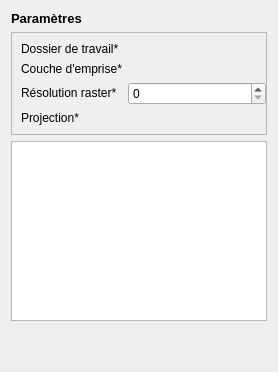
             <widget class="QWidget" name="paramsTab">
              <attribute name="title">
               <string>1 - Paramètres</string>
              </attribute>
              <layout class="QGridLayout" name="gridLayout_5">
               <item row="3" column="1">
                <spacer name="verticalSpacer">
                 <property name="orientation">
                  <enum>Qt::Vertical</enum>
                 </property>
                 <property name="sizeHint" stdset="0">
                  <size>
                   <width>20</width>
                   <height>40</height>
                  </size>
                 </property>
                </spacer>
               </item>
               <item row="0" column="0">
                <widget class="QLabel" name="paramlabel">
                 <property name="sizePolicy">
                  <sizepolicy hsizetype="Fixed" vsizetype="Fixed">
                   <horstretch>0</horstretch>
                   <verstretch>0</verstretch>
                  </sizepolicy>
                 </property>
                 <property name="font">
                  <font>
                   <pointsize>10</pointsize>
                   <weight>75</weight>
                   <bold>true</bold>
                  </font>
                 </property>
                 <property name="text">
                  <string>Paramètres</string>
                 </property>
                </widget>
               </item>
               <item row="2" column="0" colspan="2">
                <widget class="QTableView" name="paramsView">
                 <property name="enabled">
                  <bool>true</bool>
                 </property>
                 <property name="maximumSize">
                  <size>
                   <width>16777215</width>
                   <height>180</height>
                  </size>
                 </property>
                 <property name="editTriggers">
                  <set>QAbstractItemView::NoEditTriggers</set>
                 </property>
                 <property name="dragEnabled">
                  <bool>false</bool>
                 </property>
                 <property name="alternatingRowColors">
                  <bool>false</bool>
                 </property>
                 <property name="selectionBehavior">
                  <enum>QAbstractItemView::SelectItems</enum>
                 </property>
                 <property name="sortingEnabled">
                  <bool>false</bool>
                 </property>
                </widget>
               </item>
               <item row="1" column="0" colspan="2">
                <widget class="QFrame" name="frame_12">
                 <property name="sizePolicy">
                  <sizepolicy hsizetype="Expanding" vsizetype="Fixed">
                   <horstretch>0</horstretch>
                   <verstretch>0</verstretch>
                  </sizepolicy>
                 </property>
                 <property name="frameShape">
                  <enum>QFrame::StyledPanel</enum>
                 </property>
                 <property name="frameShadow">
                  <enum>QFrame::Raised</enum>
                 </property>
                 <layout class="QGridLayout" name="gridLayout">
                  <property name="rightMargin">
                   <number>0</number>
                  </property>
                  <item row="4" column="1">
                   <widget class="QgsProjectionSelectionWidget" name="paramsCrs">
                    <property name="sizePolicy">
                     <sizepolicy hsizetype="Expanding" vsizetype="Fixed">
                      <horstretch>0</horstretch>
                      <verstretch>0</verstretch>
                     </sizepolicy>
                    </property>
                   </widget>
                  </item>
                  <item row="3" column="1">
                   <widget class="QgsSpinBox" name="rasterResolution">
                    <property name="sizePolicy">
                     <sizepolicy hsizetype="Expanding" vsizetype="Fixed">
                      <horstretch>0</horstretch>
                      <verstretch>0</verstretch>
                     </sizepolicy>
                    </property>
                    <property name="maximum">
                     <number>999999</number>
                    </property>
                   </widget>
                  </item>
                  <item row="2" column="0">
                   <widget class="QLabel" name="label_45">
                    <property name="sizePolicy">
                     <sizepolicy hsizetype="Fixed" vsizetype="Fixed">
                      <horstretch>0</horstretch>
                      <verstretch>0</verstretch>
                     </sizepolicy>
                    </property>
                    <property name="text">
                     <string>Couche d'emprise*</string>
                    </property>
                   </widget>
                  </item>
                  <item row="4" column="0">
                   <widget class="QLabel" name="label_47">
                    <property name="sizePolicy">
                     <sizepolicy hsizetype="Fixed" vsizetype="Fixed">
                      <horstretch>0</horstretch>
                      <verstretch>0</verstretch>
                     </sizepolicy>
                    </property>
                    <property name="text">
                     <string>Projection*</string>
                    </property>
                   </widget>
                  </item>
                  <item row="3" column="0">
                   <widget class="QLabel" name="label_46">
                    <property name="sizePolicy">
                     <sizepolicy hsizetype="Fixed" vsizetype="Fixed">
                      <horstretch>0</horstretch>
                      <verstretch>0</verstretch>
                     </sizepolicy>
                    </property>
                    <property name="text">
                     <string>Résolution raster*</string>
                    </property>
                   </widget>
                  </item>
                  <item row="2" column="1">
                   <widget class="QgsFileWidget" name="extentLayer">
                    <property name="sizePolicy">
                     <sizepolicy hsizetype="Expanding" vsizetype="Fixed">
                      <horstretch>0</horstretch>
                      <verstretch>0</verstretch>
                     </sizepolicy>
                    </property>
                   </widget>
                  </item>
                  <item row="1" column="0">
                   <widget class="QLabel" name="label_44">
                    <property name="sizePolicy">
                     <sizepolicy hsizetype="Fixed" vsizetype="Fixed">
                      <horstretch>0</horstretch>
                      <verstretch>0</verstretch>
                     </sizepolicy>
                    </property>
                    <property name="text">
                     <string>Dossier de travail*</string>
                    </property>
                   </widget>
                  </item>
                  <item row="1" column="1">
                   <widget class="QgsFileWidget" name="workspace">
                    <property name="sizePolicy">
                     <sizepolicy hsizetype="Expanding" vsizetype="Fixed">
                      <horstretch>0</horstretch>
                      <verstretch>0</verstretch>
                     </sizepolicy>
                    </property>
                   </widget>
                  </item>
                 </layout>
                </widget>
               </item>
              </layout>
             </widget>
